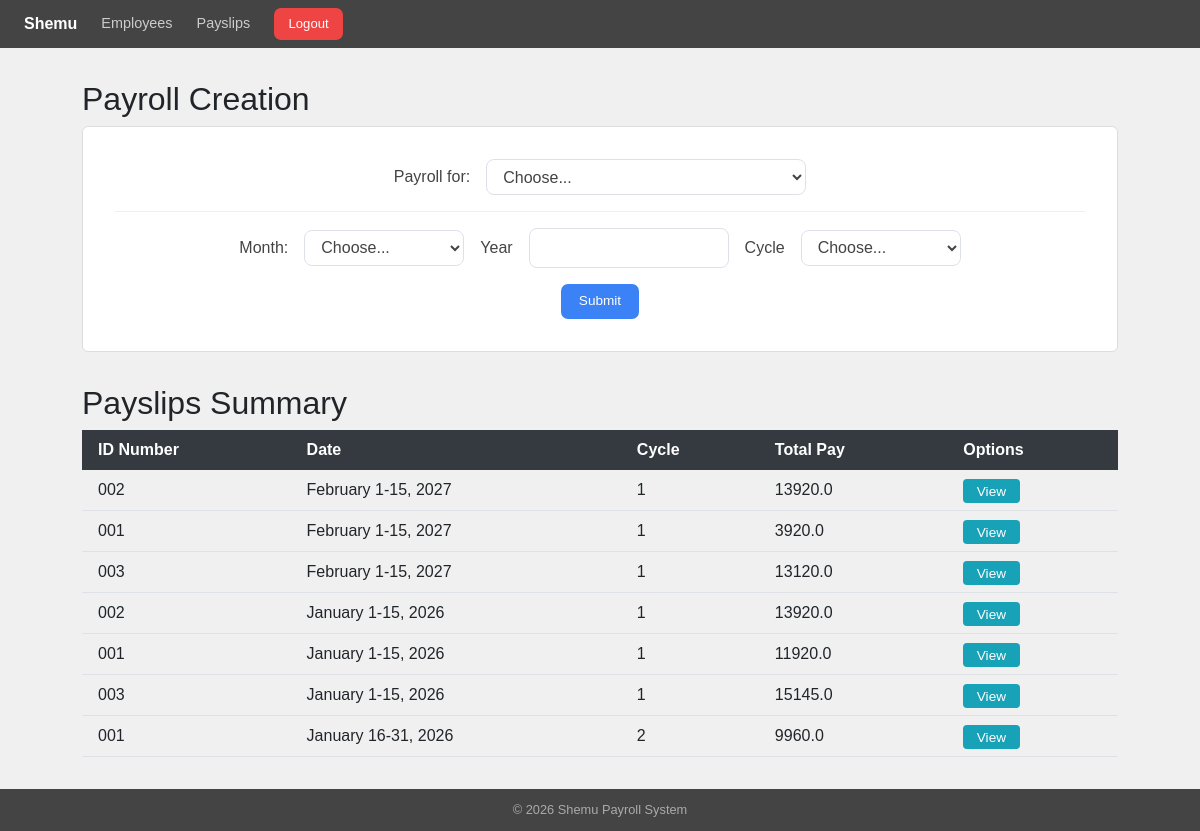
The page /payslips/ (signed in) on the database its author committed.
### payroll_app/models.py (models this page shows, shortened)
class Payslip(models.Model):
    employee_id_number = models.ForeignKey(Employee, on_delete=models.CASCADE)
    month = models.CharField(max_length=20)
    date_range = models.CharField(max_length=50)
    year = models.CharField(max_length=10)
    pay_cycle = models.IntegerField()
    rate = models.FloatField()
    earnings_allowance = models.FloatField()
    deductions_tax = models.FloatField()
    deductions_health = models.FloatField()
    pag_ibig = models.FloatField()
    sss = models.FloatField()
    overtime = models.FloatField()
    total_pay = models.FloatField()

class Employee(models.Model):
    user = models.OneToOneField(User, on_delete=models.CASCADE)
    name = models.CharField(max_length=100)
    id_number = models.CharField(max_length=4, unique=True)
    rate = models.FloatField()
    overtime_pay = models.FloatField(null=True, blank=True)
    allowance = models.FloatField(null=True, blank=True)

### payroll_app/views.py (the view)
        def wrapper(request, *args, **kwargs):
            if not request.user.is_authenticated:
                return redirect('login')
            role = request.session.get('role')
            if role not in allowed_roles:
                return redirect('login')
            return view_func(request, *args, **kwargs)

### payroll_app/views.py (called while the page is built)
def role_required(allowed_roles=[]):
    def decorator(view_func):
        def wrapper(request, *args, **kwargs):
            if not request.user.is_authenticated:
                return redirect('login')
            role = request.session.get('role')
            if role not in allowed_roles:
                return redirect('login')
            return view_func(request, *args, **kwargs)
        return wrapper
    return decorator

@role_required(['admin', 'employee'])
def payslips(request):
    role = request.session.get('role')
    if role == 'admin':
        all_payslips = Payslip.objects.all().order_by('-pk')
    else:
        all_payslips = Payslip.objects.filter(
            employee_id_number__user=request.user
        ).order_by('-pk')
    context = {
        'payslips': all_payslips,
    }
    return render(request, 'payroll_app/payslips.html', context)

### payroll_app/templates/payroll_app/payslips.html (shortened to what this page needs)
{% extends 'payroll_app/base.html' %}
{% block content %}
{% if request.session.role == 'admin' %}
<div style="max-width:1100px;">
  <h2>Payroll Creation</h2>
  <div class="form-card" style="max-width:1100px; width:100%;">
    <form method="post" action="{% url 'create_payroll' %}">
      <div style="display:flex; justify-content:center; align-items:center; gap:1rem; padding-bottom:1rem; border-bottom:1px solid #eef0f2; margin-bottom:1rem;">
        <label for="id_payroll_for" style="white-space:nowrap; font-weight:500; color:#444;">Payroll for:</label>
        <select id="id_payroll_for" name="payroll_for" style="width:320px; border:1px solid #dde1e7; border-radius:8px; padding:.45rem .75rem; background-color:#fff; color:#444; outline:none;">
          <option value="">Choose...</option>
        </select>
      </div>
      <div style="display:flex; justify-content:center; align-items:center; gap:1rem; margin-bottom:1rem;">
        <label for="id_month" style="white-space:nowrap; color:#444;">Month:</label>
        <select id="id_month" name="month" style="width:160px; border:1px solid #dde1e7; border-radius:8px; padding:.45rem .75rem; background-color:#fff; color:#444; outline:none;">
          <option value="">Choose...</option>
        </select>
        <label for="id_year" style="white-space:nowrap; color:#444;">Year</label>
        <input type="text" id="id_year" name="year" maxlength="4" pattern="[0-9]{4}" placeholder="" style="width:200px; border:1px solid #dde1e7; border-radius:8px; padding:.45rem .75rem; background-color:#fff; color:#444; outline:none;">
        <label for="id_cycle" style="white-space:nowrap; color:#444;">Cycle</label>
        <select id="id_cycle" name="cycle" style="width:160px; border:1px solid #dde1e7; border-radius:8px; padding:.45rem .75rem; background-color:#fff; color:#444; outline:none;">
          <option value="">Choose...</option>
        </select>
      </div>
      <div style="display:flex; justify-content:center;">
        <button type="submit" class="btn-shemu-primary">Submit</button>
      </div>
    </form>
  </div>
{% endif %}
{% endblock %}
{% block content2 %}
  <div style="margin-top:2rem;">
    <h2>Payslips Summary</h2>
    <table style="width:100%; border-collapse:collapse;">
      <thead>
        <tr style="background-color:#343a40; color:white;">
          <th style="padding:.50rem 1rem; text-align:left;">ID Number</th>
          <th style="padding:.50rem 1rem; text-align:left;">Date</th>
          <th style="padding:.50rem 1rem; text-align:left;">Cycle</th>
          <th style="padding:.50rem 1rem; text-align:left;">Total Pay</th>
          <th style="padding:.50rem 1rem; text-align:left;">Options</th>
        </tr>
      </thead>
      <tbody>
        {% for payslip in payslips %}
        <tr style="border-bottom:1px solid #dee2e6;">
          <td style="padding:.50rem 1rem;">{{ payslip.employee_id_number.id_number }}</td>
          <td style="padding:.50rem 1rem;">{{ payslip.date_range }}</td>
          <td style="padding:.50rem 1rem;">{{ payslip.pay_cycle }}</td>
          <td style="padding:.50rem 1rem;">{{ payslip.total_pay }}</td>
          <td style="padding:.50rem 1rem;">
            <a href="{% url 'view_payslip' payslip.id %}" style="padding:.3rem .85rem; font-size:.85rem; background-color:#17a2b8; color:white; border-radius:4px; text-decoration:none;">View</a>
          </td>
        </tr>
        {% empty %}
        <tr>
          <td colspan="5" style="text-align:center; padding:1rem; color:#94a3b8;">No payslips yet.</td>
        </tr>
        {% endfor %}
      </tbody>
    </table>
  </div>
</div>
{% endblock %}

### payroll_app/templates/payroll_app/base.html (shortened to what this page needs)
<!DOCTYPE html>
<html lang="en">
<head>
  <link href="https://cdn.jsdelivr.net/npm/bootstrap@5.3.0/dist/css/bootstrap.min.css" rel="stylesheet"/>
</head>
<body>
{% block navbar %}
<nav class="top-nav">
    <a href="{% url 'employees' %}" class="brand">Shemu</a>
    <a href="{% url 'employees' %}">Employees</a>
    <a href="{% url 'payslips' %}">Payslips</a>
    <button class="btn-shemu-danger" onclick="document.getElementById('logout-confirm').showModal()">
      Logout
    </button>
</nav>
{% endblock %}
  <div class="main-content">
    {% block content %}{% endblock %}
    {% block content2 %}{% endblock %}
  </div>
  <footer class="bottom-footer">
    &copy; 2026 Shemu Payroll System
  </footer>
</body>
</html>

### payroll_app/templates/payroll_app/base.html (style rules this page uses)
body { background: #f0f0f0; font-family: Arial, sans-serif; min-height: 100vh; display: flex; flex-direction: column; }
.top-nav { background: #444; padding: 0 1.5rem; height: 48px; display: flex; align-items: center; gap: 1.5rem; }
.top-nav .brand { color: #fff; font-weight: bold; font-size: 1rem; text-decoration: none; }
.top-nav a { color: #ccc; text-decoration: none; font-size: .9rem; }
.main-content { flex: 1; padding: 2rem; max-width: 1100px; width: 100%; margin: 0 auto; }
.btn-shemu-primary { background: #3b82f6; color: #fff; border: none; padding: .45rem 1.1rem; border-radius: 7px; font-size: .85rem; cursor: pointer; text-decoration: none; display: inline-flex; align-items: center; gap: .35rem; }
.btn-shemu-danger { background: #ef4444; color: #fff; border: none; padding: .4rem .9rem; border-radius: 7px; font-size: .82rem; cursor: pointer; text-decoration: none; display: inline-flex; align-items: center; }
.form-card { background: #fff; border: 1px solid #ddd; border-radius: 6px; padding: 2rem; max-width: 460px; margin: 0 auto; }
.bottom-footer { background: #444; text-align: center; padding: .7rem; font-size: .8rem; color: #aaa; }

### rows shown on the page
Payslip: employee_id_number.id_number "002", date_range "February 1-15, 2027", pay_cycle "1", total_pay "13920.0"
Payslip: employee_id_number.id_number "001", date_range "February 1-15, 2027", pay_cycle "1", total_pay "3920.0"
Payslip: employee_id_number.id_number "003", date_range "February 1-15, 2027", pay_cycle "1", total_pay "13120.0"
Payslip: employee_id_number.id_number "002", date_range "January 1-15, 2026", pay_cycle "1", total_pay "13920.0"
Payslip: employee_id_number.id_number "001", date_range "January 1-15, 2026", pay_cycle "1", total_pay "11920.0"
Payslip: employee_id_number.id_number "003", date_range "January 1-15, 2026", pay_cycle "1", total_pay "15145.0"
Payslip: employee_id_number.id_number "001", date_range "January 16-31, 2026", pay_cycle "2", total_pay "9960.0"
